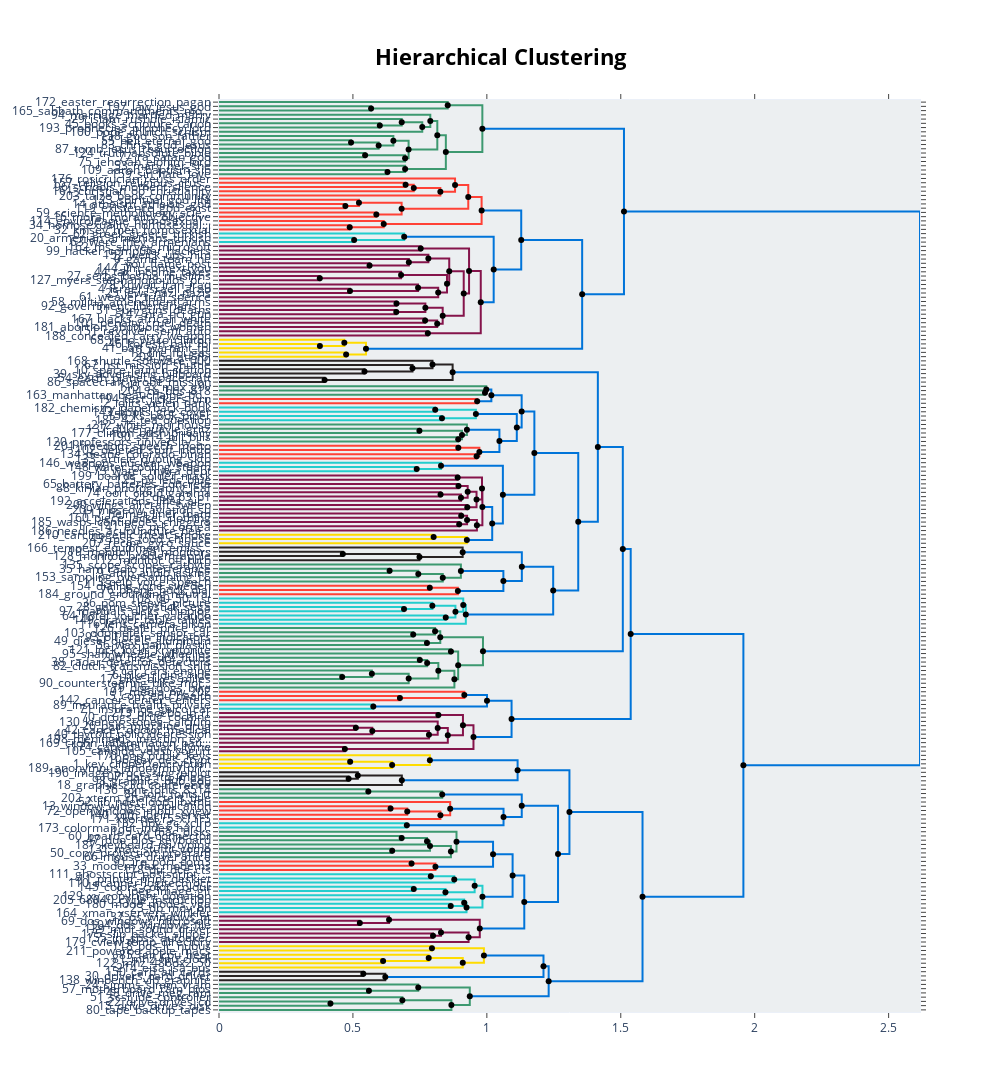

Here is the notebook cell this chart was saved with:
### Markdown cell above
# 1063

### Code cell
embedding_model = SentenceTransformer("all-MiniLM-L6-v2")
embeddings = embedding_model.encode(docs, show_progress_bar=True)

topic_model = BERTopic(embedding_model=embedding_model)
topics, probs = topic_model.fit_transform(docs, embeddings)

hierarchical_topics = topic_model.hierarchical_topics(docs)

fig = topic_model.visualize_hierarchy(hierarchical_topics=hierarchical_topics)
fig.show()
